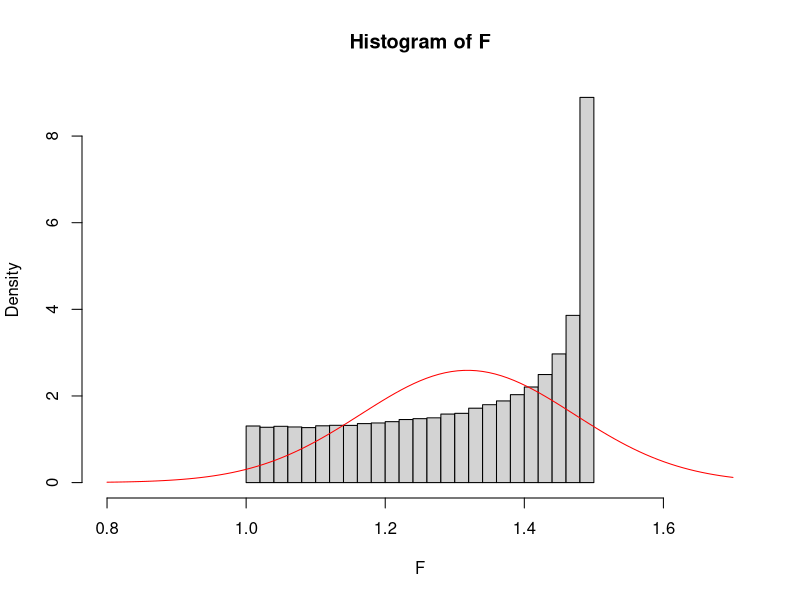

This figure's R source:
n <- 2;
r <- 2;
i <- 1;
F <- c();
ponovitve <- 300000;

time0 <- proc.time()

while(i<=ponovitve){

X <- matrix(0,nrow = r, ncol = n);
S <- c();
F1 <- c();

for(j in 1:r){
  X[j,]<- rnorm(n);
  #S[j]<-sqrt(sum((X[j,] - mean(X[j,]))^2) / (n - 1))
  S[j]<-var(X[j,])
  F1[j] <- (2*j -1)/r; #uteži
}

SS <- sort(S); #vrstilne stat
F[i] <- round(sum(SS*F1)/sum(S),3);
i <- i+1;

}
time <- proc.time()-time0
#pdf('Primer_10000.pdf')
x<-seq(0,10,0.01);
hist(F, freq = FALSE,xlim = c(min(F)-0.2,max(F)+0.2))
curve(dnorm(x,mean=mean(F),sd=sd(F)),add=TRUE, col = 'red')
#dev.off()